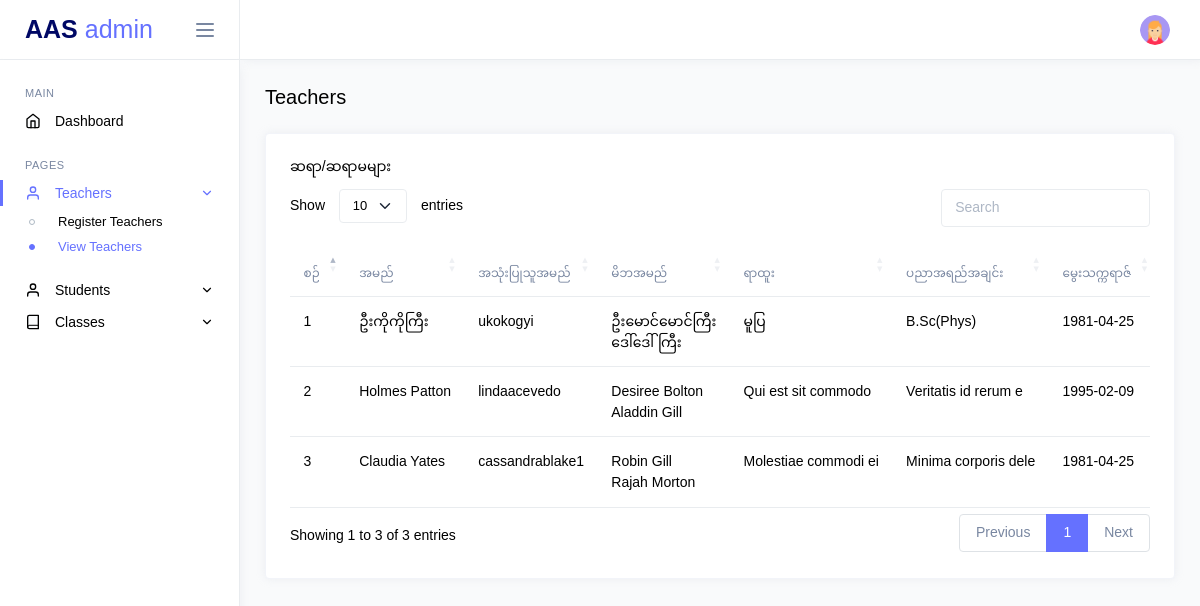
/admin/view-teachers.php (signed in), run on an earlier commit of the app's database.
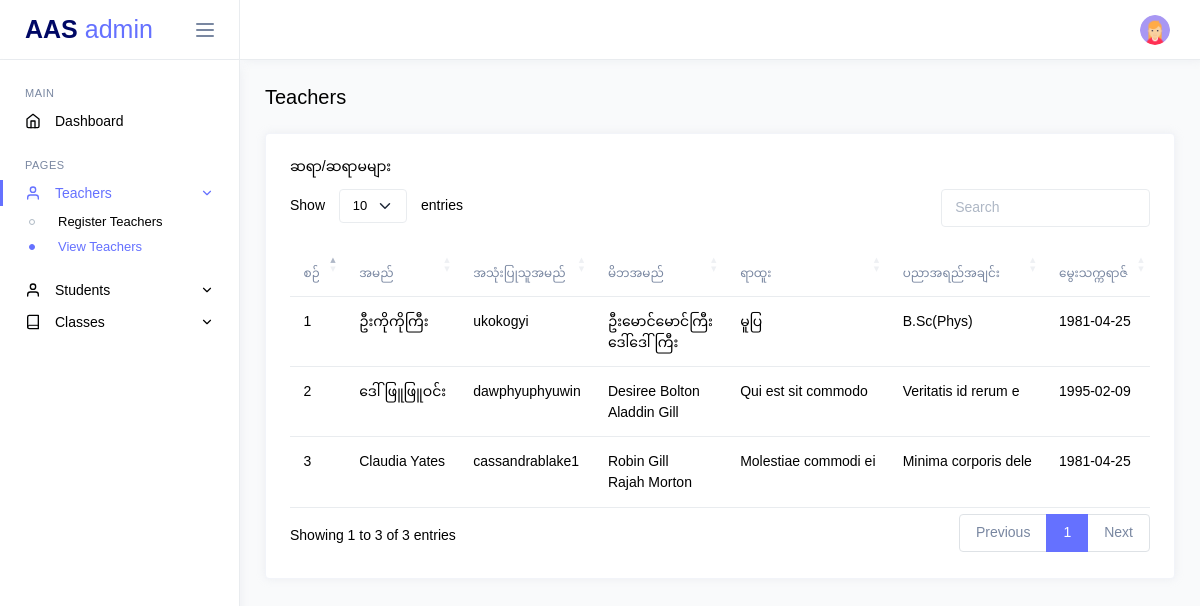
And on a later commit of the database.
### tables this page shows
CREATE TABLE `teachers` (
  `id` int(11) NOT NULL,
  `name_eng` varchar(255) NOT NULL,
  `name_mm` varchar(255) NOT NULL,
  `username` varchar(255) NOT NULL,
  `father_name` varchar(255) NOT NULL,
  `mother_name` varchar(255) NOT NULL,
  `education` varchar(255) DEFAULT NULL,
  `rank` varchar(255) DEFAULT NULL,
  `class_id` int(11) DEFAULT NULL,
  `dob` date DEFAULT NULL,
  `start_edu_at` date DEFAULT NULL,
  `start_current_rank_at` date DEFAULT NULL,
  `start_current_school_at` date DEFAULT NULL,
  `password` varchar(255) NOT NULL DEFAULT '123456',
  `password_status` int(11) NOT NULL DEFAULT 0,
  `phone` varchar(15) DEFAULT NULL,
  `status` enum('active','inactive','','') NOT NULL DEFAULT 'active',
  `address` varchar(255) DEFAULT NULL,
  `bed_status` enum('မပြီး','ပြီး','','') NOT NULL DEFAULT 'မပြီး',
  `phaung_gyi_status` enum('မပြီး','ပြီး','','') NOT NULL DEFAULT 'မပြီး',
  `completed_course` varchar(255) DEFAULT NULL,
  `created_at` datetime NOT NULL DEFAULT current_timestamp(),
  `updated_at` datetime NOT NULL DEFAULT current_timestamp()
);

### core/helpers/Helper.php (called while the page is built, shortened)
<?php
class Helper
{
    public static function startSession()
    {
        if (session_status() === PHP_SESSION_NONE) {
            return session_start();
        }
        return true;
    }
}

### app/controllers/TeacherController.php (called while the page is built, shortened)
<?php
class TeacherController
{
    private $teacherModel;
    public function __construct()
    {
        $database = new MySQL();
        $db = $database->connect();
        $this->teacherModel = new TeacherModel($db);
    }
    public function getAllTeachers()
    {
        return $this->teacherModel->getAllTeachers();
    }
}

### app/models/TeacherModel.php (called while the page is built, shortened)
<?php
class TeacherModel
{
    private $db;
    private $table = 'teachers';
    public function __construct($db)
    {
        $this->db = $db;
    }
    public function getAllTeachers()
    {
        try {
            $query = "SELECT id,name_mm, username, password, father_name, mother_name, rank, education, dob, start_edu_at,bed_status, start_current_rank_at, start_current_school_at, phaung_gyi_status, completed_course, status, phone, address  FROM {$this->table} ";
            $stmt = $this->db->prepare($query);
            $stmt->execute();
            return $stmt->fetchAll(PDO::FETCH_ASSOC);
        } catch (PDOException $e) {
            return $e->getMessage();
        }
    }
}

### public/admin/view-teachers.php (the view, shortened to what this page needs)
<?php
include('../components/header.php');
$teacherController = new TeacherController();
$teachers = $teacherController->getAllTeachers();
?>
<body>
    <div class="main-wrapper">
        <?php
        include('../components/admin_sidebar.php');
        include('../components/admin_navbar.php');
        ?>
        <div class="page-content">
            <div class="d-flex justify-content-between align-items-center flex-wrap grid-margin">
                <div>
                    <h4 class="mb-3 mb-md-0">Teachers</h4>
                </div>
            </div>
            <div class="row">
                <div class="col-md-12 grid-margin stretch-card">
                    <div class="card">
                        <div class="card-body">
                            <h6 class="card-title">ဆရာ/ဆရာမများ </h6>
                            <div class="table-responsive">
                                <table id="teachersTable" class="table ">
                                    <thead>
                                        <tr>
                                            <th>စဉ်</th>
                                            <th>အမည်</th>
                                            <th>အသုံးပြုသူအမည်</th>
                                            <th>မိဘအမည်</th>
                                            <th>ရာထူး</th>
                                            <th>ပညာအရည်အချင်း</th>
                                            <th>မွေးသက္ကရာဇ်</th>
                                        </tr>
                                    </thead>
                                    <tbody>
                                        <?php $count = 1; ?>
                                        <?php foreach ($teachers as $teacher) : ?>
                                            <tr>
                                                <td><?= $count ?></td>
                                                <td><?= htmlspecialchars($teacher['name_mm']) ?></td>
                                                <td><?= htmlspecialchars($teacher['username']) ?></td>
                                                <td><?= htmlspecialchars($teacher['father_name']) ?> <br> <?= htmlspecialchars($teacher['mother_name']) ?> </td>
                                                <td><?= htmlspecialchars($teacher['rank']) ?></td>
                                                <td><?= htmlspecialchars($teacher['education']) ?></td>
                                                <td><?= htmlspecialchars($teacher['dob']) ?></td>
                                            </tr>
                                            <?php $count++; ?>
                                        <?php endforeach ?>
                                    </tbody>
                                </table>
                            </div>
                        </div>
                    </div>
                </div>
            </div>
        </div>
    </div>
</body>

### public/components/header.php (shortened to what this page needs)
<!DOCTYPE html>
<html lang="en">
<head>
    <link href="../assets/fonts/google-font/roboto.css" rel="stylesheet">
    <link rel="stylesheet" href="../assets/vendors/core/core.css">
    <link rel="stylesheet" href="../assets/vendors/flatpickr/flatpickr.min.css">
    <link rel="stylesheet" href="../assets/vendors/sweetalert2/sweetalert2.min.css">
    <link rel="stylesheet" href="../../../assets/vendors/datatables.net-bs5/dataTables.bootstrap5.css">
    <link rel="stylesheet" href="../assets/fonts/feather-font/css/iconfont.css">
    <link rel="stylesheet" href="../assets/vendors/flag-icon-css/css/flag-icon.min.css">
    <link rel="stylesheet" href="../assets/css/demo1/style.min.css">
</head>

### public/components/admin_sidebar.php (shortened to what this page needs)
<?php
$currentPage = basename($_SERVER['PHP_SELF']);
?>
<nav class="sidebar">
    <div class="sidebar-header">
        <a href="index.php" class="sidebar-brand">
            AAS<span> admin</span>
        </a>
        <div class="sidebar-toggler not-active">
            <span></span>
            <span></span>
            <span></span>
        </div>
    </div>
    <div class="sidebar-body">
        <ul class="nav">
            <li class="nav-item nav-category">Main</li>
            <li class="nav-item">
                <a href="index.php" class="nav-link">
                    <i class="link-icon" data-feather="home"></i>
                    <span class="link-title">Dashboard</span>
                </a>
            </li>
            <li class="nav-item nav-category">Pages</li>
            <li class="nav-item">
                <a class="nav-link" data-bs-toggle="collapse" href="#teachers-pages" role="button" aria-expanded="false" aria-controls="teachers-pages">
                    <i class="link-icon" data-feather="user"></i>
                    <span class="link-title">Teachers</span>
                    <i class="link-arrow" data-feather="chevron-down"></i>
                </a>
                <div class="collapse" id="teachers-pages">
                    <ul class="nav sub-menu">
                        <li class="nav-item">
                            <a href="register-teachers.php"
                                class="nav-link <?php echo ($currentPage == 'register-teachers.php') ? 'active' : ''; ?>">
                                Register Teachers
                            </a>
                        </li>
                        <li class="nav-item">
                            <a href="view-teachers.php"
                                class="nav-link <?php echo ($currentPage == 'view-teachers.php') ? 'active' : ''; ?>">
                                View Teachers
                            </a>
                        </li>
                    </ul>
                </div>
            </li>
            <li class="nav-item">
                <a class="nav-link" data-bs-toggle="collapse" href="#students-pages" role="button" aria-expanded="false" aria-controls="students-pages">
                    <i class="link-icon" data-feather="user"></i>
                    <span class="link-title">Students</span>
                    <i class="link-arrow" data-feather="chevron-down"></i>
                </a>
            </li>
            <li class="nav-item">
                <a class="nav-link" data-bs-toggle="collapse" href="#classes-pages" role="button" aria-expanded="false" aria-controls="classes-pages">
                    <i class="link-icon" data-feather="book"></i>
                    <span class="link-title">Classes</span>
                    <i class="link-arrow" data-feather="chevron-down"></i>
                </a>
            </li>
        </ul>
    </div>
</nav>

### public/components/admin_navbar.php (shortened to what this page needs)
<div class="page-wrapper">
    <nav class="navbar">
        <div class="navbar-content">
            <ul class="navbar-nav">
                <li class="nav-item dropdown">
                    <a class="nav-link dropdown-toggle" href="#" id="profileDropdown" role="button" data-bs-toggle="dropdown" aria-haspopup="true" aria-expanded="false">
                        <img class="wd-30 ht-30 rounded-circle" src="../assets/images/faces/profile.png" alt="profile">
                    </a>
                </li>
            </ul>
        </div>
    </nav>

What changed in the data, as far as the page shows it:
changed teachers "Desiree Bolton": name_mm "Holmes Patton" → "ဒေါ်ဖြူဖြူဝင်း"; username "lindaacevedo" → "dawphyuphyuwin"
